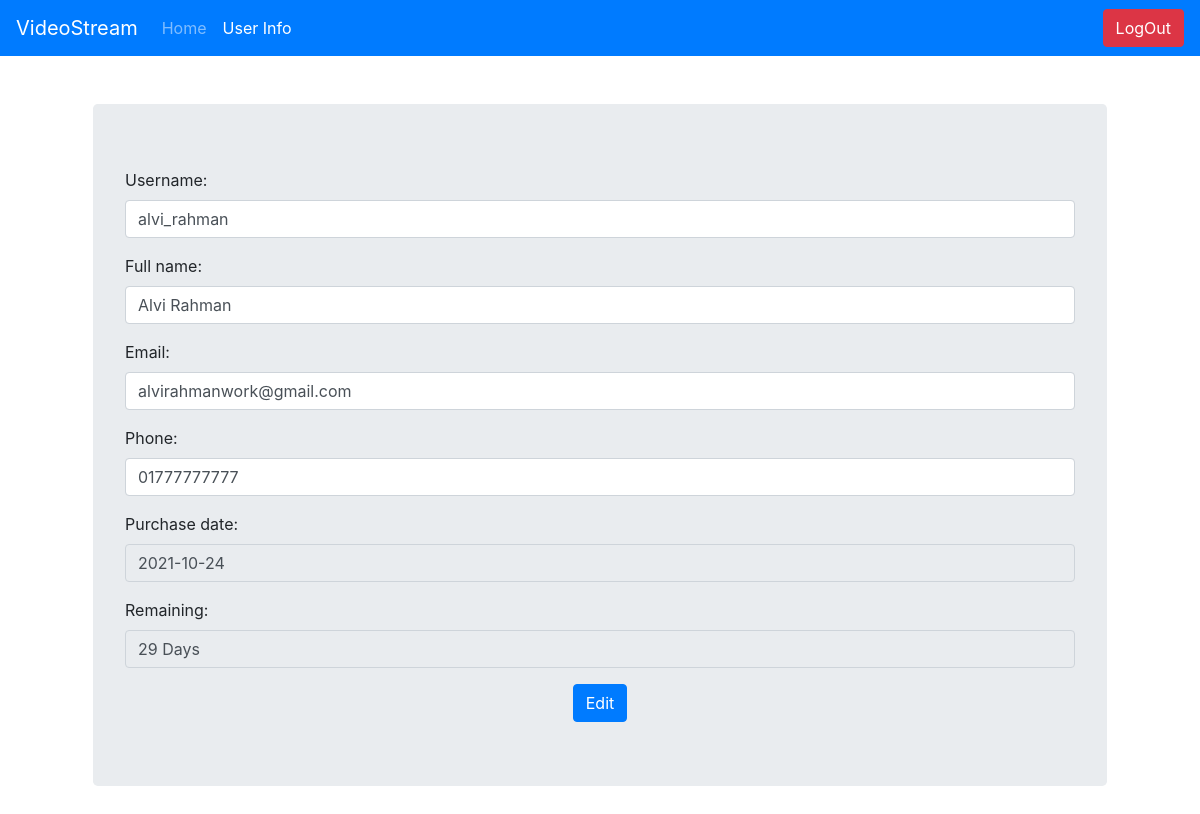
Screenshot of /user_info/ (signed in) with the database file from the repository.
### video_stream_app/models.py (models this page shows, shortened)
class User(AbstractUser):
    TYPE_CHOICES = [
        ('AD', 'Admin'), ('CU', 'Customer')
    ]
    id = models.AutoField(primary_key=True)
    username = models.CharField(
        max_length=255, blank=False, null=False, unique=True)
    full_name = models.CharField(max_length=255, blank=True, null=True)
    password = models.CharField(max_length=255, blank=False, null=False)
    email = models.CharField(max_length=255, blank=False, null=False)
    phone = models.CharField(max_length=15, null=True, blank=True)
    user_subscription = models.ForeignKey(Subscription, on_delete=models.SET_NULL,
                                          blank=True, null=True, related_name="subscription")
    user_type = models.CharField(
        choices=TYPE_CHOICES, max_length=50, blank=True, default="CU")
    is_subscribed = models.BooleanField(default=False)
    is_blocked = models.BooleanField(default=False)
    purchase_date = models.DateTimeField(blank=True, null=True)
    created_at = models.DateTimeField(auto_now_add=True)
    updated_at = models.DateField(auto_now=True)
    __prev_subscription = None
    def __init__(self, *args, **kwargs):
        super().__init__(*args, **kwargs)
        self.__prev_subscription = self.user_subscription
    @property
    def get_remaining_time(self):
        try:
            return calculate_time(self.purchase_date,
                                  self.user_subscription.subscription_validity,
                                  views=False)
        except:
            return None

### video_stream_app/views.py (the view, shortened to what this page needs)
# urls.py: path('user_info/', views.user_info, name="user_info"),
def user_info(request):
    if request.method == "GET":
        user = request.user
        form = EndUserEditForm(initial={
            "username": user.username,
            "full_name": user.full_name,
            "email": user.email,
            "phone": user.phone,
            "purchase_date": user.purchase_date,
            'remaining': request.user.get_remaining_time
        })
        return render(request, "video_stream_app/all_forms.html",
                      context={'is_logged_in': request.user.is_authenticated,
                               "form": form,
                               "title": request.user.username,
                               "admin": False,
                               'logout': request.user.is_authenticated,
                               "btn_name": "Edit",
                               "user_info": "active"})

### video_stream_app/forms.py
class EndUserEditForm(forms.ModelForm):
    username = forms.CharField(max_length=255,
                               widget=forms.TextInput(attrs={'class': 'form-control'}))
    full_name = forms.CharField(max_length=255, required=False,
                                widget=forms.TextInput(attrs={'class': 'form-control'}))
    email = forms.CharField(max_length=255,
                            widget=forms.TextInput(attrs={'class': 'form-control'}))
    phone = forms.CharField(max_length=255, required=False,
                            widget=forms.TextInput(attrs={'class': 'form-control'}))
    purchase_date = forms.DateField(widget=forms.DateInput(
        attrs={'class': 'form-control', 'readonly': 'readonly'}))
    remaining = forms.CharField(widget=forms.TextInput(
        attrs={'class': 'form-control', 'readonly': 'readonly'}))
    class Meta:
        model = User
        fields = ('username', 'full_name', 'email', 'phone', 'purchase_date')

### video_stream_app/templatetags/custom_tags.py (called while the page is built)
@register.filter(name='calculate_time')
def calculate_time(base_time, months, views=False):
    try:
        if views:
            return ((base_time + timezone.timedelta(days=months*30)) - timezone.now()).days
        else:
            return f"{((base_time + timezone.timedelta(days=months*30)) - timezone.now()).days} Days"
    except:
        return None

### video_stream_app/templates/video_stream_app/all_forms.html (shortened to what this page needs)
{% extends 'base.html' %}
{% load static %}
{% block content %}
    <div class="container">
        <div class="jumbotron m-5">
            <form method="post" enctype="multipart/form-data">
                <div class="justify-center">
                    {{ form.as_p }}
                </div>
                <div class="text-center">
                    <button class="btn btn-primary">{{ btn_name }}</button>
                </div>
            </form>
        </div>
    </div>
{% endblock %}

### rows the page displays
User: username "alvi_rahman", full_name "Alvi Rahman", email "alvirahmanwork@gmail.com", phone "01777777777", purchase_date "2021-10-24"

### other values shown
{{ btn_name }} "Edit"
